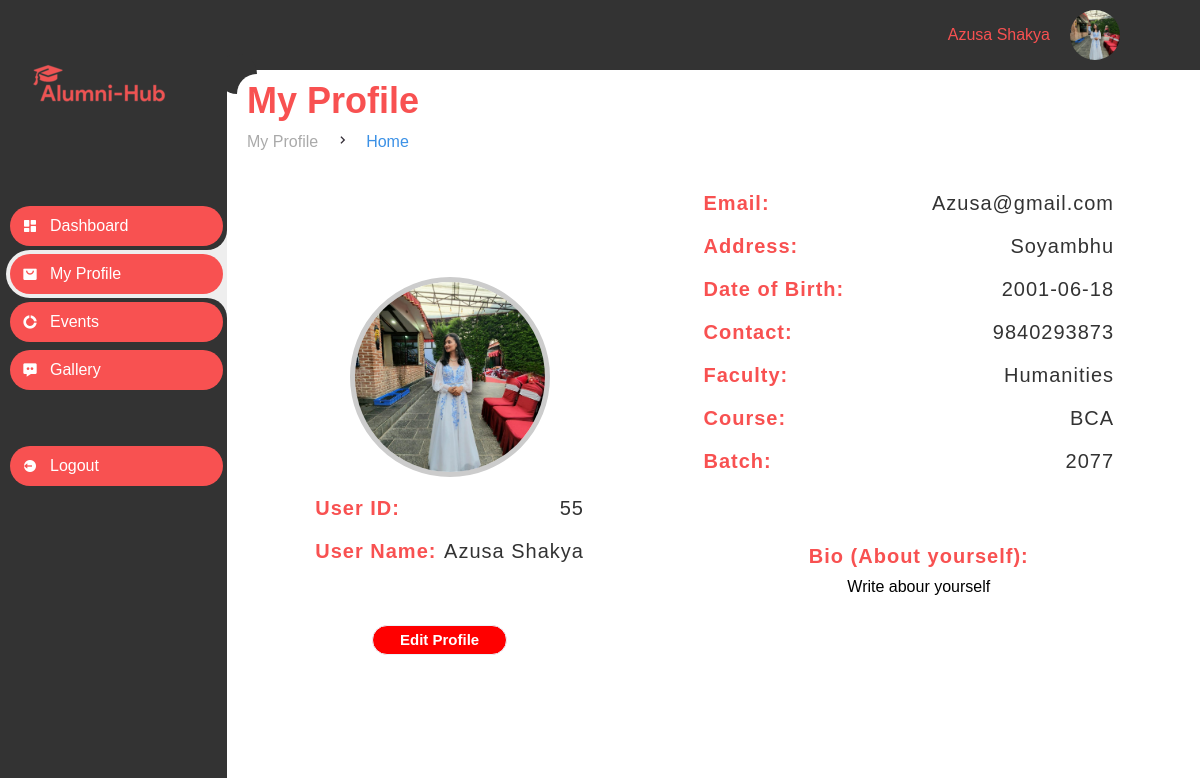
The page /DB_Alumni/Dashboard_profile.php (signed in) on the database its author committed.
### tables this page shows
CREATE TABLE `users` (
  `user_id` int(11) NOT NULL,
  `user_name` varchar(40) NOT NULL,
  `email` varchar(40) NOT NULL,
  `password` varchar(300) NOT NULL,
  `reset_token_hash` varchar(200) DEFAULT NULL,
  `reset_token_expires_at` datetime DEFAULT NULL,
  `address` varchar(40) NOT NULL,
  `DOB` date NOT NULL,
  `phone_no` varchar(15) NOT NULL,
  `bio` varchar(500) NOT NULL DEFAULT 'Write about Yourself:',
  `image` varchar(200) NOT NULL,
  `status` varchar(20) NOT NULL DEFAULT 'pending'
);

CREATE TABLE `students` (
  `std_id` int(11) NOT NULL,
  `faculty_id` int(11) DEFAULT NULL,
  `course_id` int(11) DEFAULT NULL,
  `batch_id` int(11) DEFAULT NULL,
  `user_id` int(11) DEFAULT NULL
);

CREATE TABLE `faculties` (
  `faculty_id` int(11) NOT NULL,
  `faculty_name` varchar(40) DEFAULT NULL
);

CREATE TABLE `courses` (
  `course_id` int(11) NOT NULL,
  `course_name` varchar(40) DEFAULT NULL
);

CREATE TABLE `batch` (
  `batch_id` int(11) NOT NULL,
  `batch_no` int(40) DEFAULT NULL
);

### DB_Alumni/Dashboard_profile.php (the view, shortened to what this page needs)
<?php
require_once('Dashboard_template.php');
?>
<section class="right-lower">
    <main>
        <div class="head-title">
            <div class="left">
                <h1>My Profile</h1>
                <ul class="breadcrumb">
                    <li>
                        <a href="#">My Profile</a>
                    </li>
                    <li><i class='bx bx-chevron-right'></i></li>
                    <li>
                        <a class="active" href="../Landing_pages/index.php">Home</a>
                    </li>
                </ul>
            </div>
        </div>
        <section class="profile-main">
            <section class="row">
                <div class="field1">
                    <img src="<?php echo "../images/profile/" . $row['image']; ?>" alt="" class="Profile-img">
                </div>
                <div class="field">
                    <label>User ID:</label>
                    <span>
                        <?= $row['user_id'] ?>
                    </span>
                </div>
                <div class="field">
                    <label>User Name:</label>
                    <span>
                        <?= $row['user_name'] ?>
                    </span>
                </div>
                <button class="edit-profile">
                    <a href="update_profile.php?std_id=<?= $row['std_id'] ?>">Edit
                        Profile</a>
                </button>
            </section>
            <section class="profile-right">
                <section class="additional-info">
                    <div class="field">
                        <label>Email:</label>
                        <span>
                            <?= $row['email'] ?>
                        </span>
                    </div>
                    <div class="field">
                        <label>Address:</label>
                        <span>
                            <?= $row['address'] ?>
                        </span>
                    </div>
                    <div class="field">
                        <label>Date of Birth:</label>
                        <span>
                            <?= $row['DOB'] ?>
                        </span>
                    </div>
                    <div class="field">
                        <label>Contact:</label>
                        <span>
                            <?= $row['phone_no'] ?>
                        </span>
                    </div>
                    <div class="field">
                        <label>Faculty:</label>
                        <span>
                            <?= $row['faculty_name'] ?>
                        </span>
                    </div>
                    <div class="field">
                        <label>Course:</label>
                        <span>
                            <?= $row['course_name'] ?>
                        </span>
                    </div>
                    <div class="field">
                        <label>Batch:</label>
                        <span>
                            <?= $row['batch_no'] ?>
                        </span>
                    </div>
                </section>
                <section class="Bio">
                    <div class="Bio-field">
                        <label style="margin-bottom: 10px;">Bio (About yourself):</label>
                        <div>
                            <?= $row['bio'] ?>
                        </div>
                    </div>
                </section>
            </section>
    </main>
</section>
</section>
</section>
</div>
</body>
</html>

### DB_Alumni/Dashboard_template.php (shortened to what this page needs)
<!DOCTYPE html>
<html lang="en">
<head>
    <link rel="stylesheet" href="Dashboard.css">
    <link rel='stylesheet' href='https://unpkg.com/boxicons@2.0.9/css/boxicons.min.css'>
    <link rel="stylesheet" href="style.css">
</head>
<body>
    <div class="dashboard">
        <section id="sidebar">
            <div class="icon1">
                <a href="../Landing_pages/index.php"><img src="../images/newlogo.png" alt="Logo1">
                </a>
            </div>
            <ul class="side-menu top">
                <li>
                    <a href="Dashboard.php">
                        <i class='bx bxs-dashboard'></i>
                        <span class="text">Dashboard</span>
                    </a>
                </li>
                <li>
                    <a href="Dashboard_profile.php">
                        <i class='bx bxs-shopping-bag-alt'></i>
                        <span class="text">My Profile</span>
                    </a>
                </li>
                <li>
                    <a href="Dashboard_events.php">
                        <i class='bx bxs-doughnut-chart'></i>
                        <span class="text">Events</span>
                    </a>
                </li>
                <li>
                    <a href="../Landing_pages/Gallery.php">
                        <i class='bx bxs-message-dots'></i>
                        <span class="text">Gallery</span>
                    </a>
                </li>
            </ul>
            <ul class="side-menu">
                <li>
                    <a href="../logout.php" class="logout">
                        <i class='bx bxs-log-out-circle'></i>
                        <span class="text">Logout</span>
                    </a>
                </li>
            </ul>
        </section>
        <?php
        include "../connect.php";
        $userId = $_SESSION['user_id'];
        $sql = "SELECT u.*, s.*, r.*, f.*, c.*, b.*
                FROM users u
                JOIN role_junction rj on rj.user_id = u.user_id
                JOIN role r on rj.role_id = r.role_id
                JOIN students s on s.user_id = u.user_id
                JOIN faculties f on f.faculty_id = s.faculty_id
                JOIN courses c on c.course_id = s.course_id
                JOIN batch b on b.batch_id = s.batch_id
                WHERE u.user_id = '$userId'";
        $result = mysqli_query($conn, $sql);
        if ($result) {
            if (mysqli_num_rows($result) > 0) {
                $row = mysqli_fetch_assoc($result);
            } else {
                echo "No user found";
            }
        } else {
            echo "error executing sql query" . mysqli_error($conn);
        }
        ?>
        <section class="main">
            <section class="right-upper">
                <div class="right_about">
                    <div>
                        <p>
                            <?php echo $_SESSION['username']; ?>
                        </p>
                    </div>
                    <div class="profile">
                        <img src="<?php echo "../images/profile/" . $row['image']; ?>" alt="Avatar" class="avatar">
                    </div>
                </div>
            </section>
            <section class="content">

### Landing_pages/style.css (style rules this page uses)
* { margin: 0; padding: 0; box-sizing: border-box; font-family: 'poppins', sans-serif; }
body { font-family: montserrat; background: white; height: 100vh; }
a { text-decoration: none; }
* { scroll-behavior: smooth; }
ul { list-style: none; }
.row { display: flex; flex-wrap: wrap; justify-content: center; }

### rows shown on the page
users: image (picture), students.user_id "55", user_name "Azusa Shakya", email "Azusa@gmail.com", address "Soyambhu", DOB "2001-06-18", phone_no "9840293873", faculties.faculty_name "Humanities", courses.course_name "BCA", batch.batch_no "2077", bio "Write abour yourself"

### other values the page prints
$_SESSION['username'] "Azusa Shakya"
